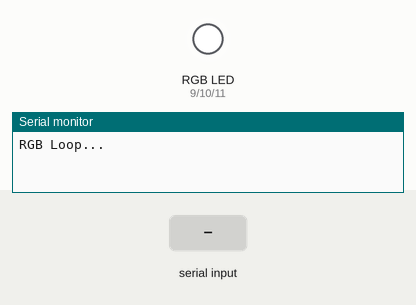
Recording of a sketch running on a simulated Arduino Uno, built with avr-gcc and run on an emulated ATmega328P. Shown: an RGB LED mixed from three pins (HIGH = lit), the last lines printed to the serial monitor. The test bench sets the inputs (shaded band). Dim RGB values are drawn brighter than linear.

Above: at 1.2 s.
1.3 s: "RED\n" received over Serial
At 3.8 s:
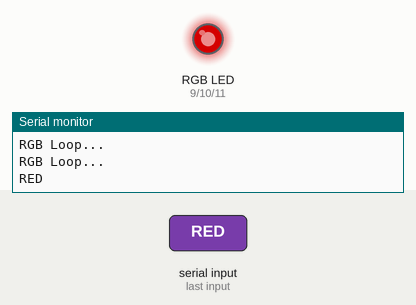
4.3 s: "GREEN\n" received over Serial
At 7.2 s:
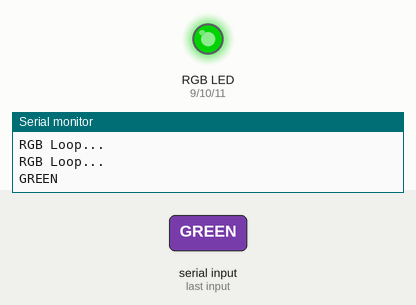
7.3 s: "BLUE\n" received over Serial
At 9.6 s:
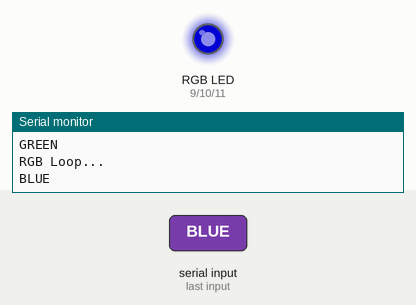
10.3 s: "YELLOW\n" received over Serial
At 13.2 s:
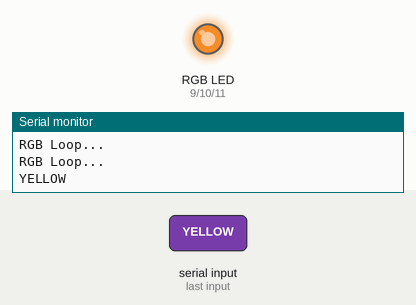
13.3 s: "PINK\n" received over Serial
At 15.4 s:
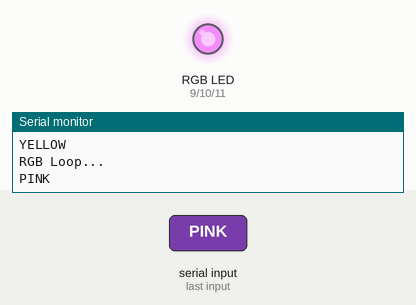
16.3 s: "CYAN\n" received over Serial
At 19.7 s:
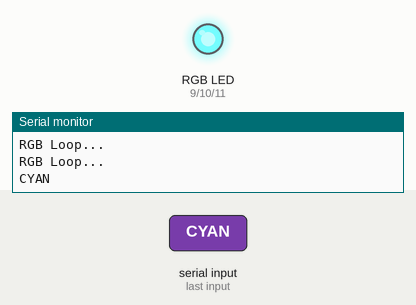
Timing chart, 0 to 20.3 s (numbered marks = the images above; inputs shaded):
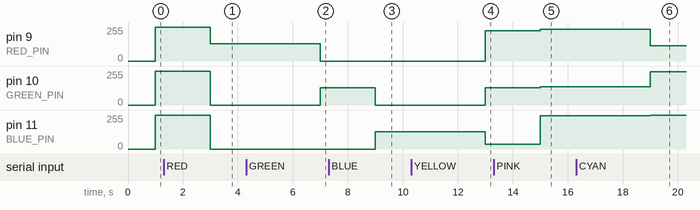

The sketch:

rgb.ino
```cpp
#include "rgb.h"
const int RED_PIN = 9;
const int GREEN_PIN = 10;
const int BLUE_PIN = 11;
RGB rgb;
String msg;

void setup() {
  // put your setup code here, to run once:
  Serial.begin(9600);
  pinMode(RED_PIN, OUTPUT);
  pinMode(GREEN_PIN, OUTPUT);
  pinMode(BLUE_PIN, OUTPUT);
}

// Function to set the color of the RGB LED
void setColor(int red, int green, int blue) {
    // Write PWM value for red, green, and blue to the RGB LED
    analogWrite(RED_PIN, red);
    analogWrite(GREEN_PIN, green);
    analogWrite(BLUE_PIN, blue);
}

void loop() {
  // put your main code here, to run repeatedly:
  Serial.println("RGB Loop...");
  if(Serial.available() > 0) {
    msg = Serial.readStringUntil('\n');
    msg.trim();
    Serial.println(msg);
  }

  char* tMsg = new char[msg.length() + 1];
  for(int i = 0; i < msg.length(); i++) {
    tMsg[i] = msg[i];
  }
  tMsg[msg.length()] = '\0';
  rgb.setColor(tMsg);

  delay(1000);
  analogWrite(RED_PIN, rgb.getRed());
  analogWrite(BLUE_PIN, rgb.getBlue());
  analogWrite(GREEN_PIN, rgb.getGreen());
  delay(1000);
  delete tMsg;

}
```

rgb.cpp
```cpp
#include "rgb.h"
#include <ctype.h>
#include <string.h>

enum class Color {
    red,
    green,
    blue,
    yellow,
    pink,
    cyan,
    white
};

int RGB::getRed() {
    return red;
}

int RGB::getBlue() {
    return blue;
}

int RGB::getGreen() {
    return green;
}

Color hashString(const char* str) {
    if(strcmp(str, "RED") == 0) return Color::red;
    if(strcmp(str, "GREEN") == 0) return Color::green;
    if(strcmp(str, "BLUE") == 0) return Color::blue;
    if(strcmp(str, "YELLOW") == 0) return Color::yellow;
    if(strcmp(str, "PINK") == 0) return Color::pink;
    if(strcmp(str, "CYAN") == 0) return Color::cyan;
    return Color::white;
}


void RGB::setColor(char* s) {
    for(int i = 0; s[i] != '\0'; i++) s[i] = static_cast<char>(toupper(static_cast<unsigned char>(s[i])));
    switch(hashString(s)) {
        case Color::red :
            red = 128;
            blue = 0;
            green = 0;
            break;
            case Color::green :
            red = 0;
            green = 128;
            blue = 0;
            break;
        case Color::blue :
            red = 0;
            green = 0;
            blue = 128;
            break;
        case Color::yellow :
            red = 226;
            green = 128;
            blue = 37;
            break;
        case Color::pink :
            red = 238;
            green = 138;
            blue = 248;
            break;
        case Color::cyan :
            red = 115;
            green = 251;
            blue = 253;
            break;
        default:
            red = 255;
            green = 255;
            blue = 255;
            break;
    }
}
```

rgb.h
```cpp
#ifndef RGB_H
#define RGB_H
class RGB {
private:
    int red;
    int blue;
    int green;
public:
    RGB() : red(0), blue(0), green(0) {}

    int getRed();
    int getBlue();
    int getGreen();
    void setColor(char* color);
};

#endif
```

Measured:
- after the input at 1.3 s, pin 9 (RED_PIN): 255/255 → 128/255 after 1.7 s; pin 10 (GREEN_PIN), pin 11 (BLUE_PIN): 255/255 → 0/255 after 1.7 s
- after the input at 4.3 s, pin 9 (RED_PIN): 128/255 → 0/255 after 2.7 s; pin 10 (GREEN_PIN): 0/255 → 128/255 after 2.7 s
- after the input at 7.3 s, pin 10 (GREEN_PIN): 128/255 → 0/255 after 1.7 s; pin 11 (BLUE_PIN): 0/255 → 128/255 after 1.7 s
- after the input at 10.3 s, pin 9 (RED_PIN): 0/255 → 226/255 after 2.7 s; pin 10 (GREEN_PIN): 0/255 → 128/255 after 2.7 s; pin 11 (BLUE_PIN): 128/255 → 37/255 after 2.7 s
- after the input at 13.3 s, pin 9 (RED_PIN): 226/255 → 238/255 after 1.7 s; pin 10 (GREEN_PIN): 128/255 → 138/255 after 1.7 s; pin 11 (BLUE_PIN): 37/255 → 248/255 after 1.7 s
- after the input at 16.3 s, pin 9 (RED_PIN): 238/255 → 115/255 after 2.7 s; pin 10 (GREEN_PIN): 138/255 → 251/255 after 2.7 s; pin 11 (BLUE_PIN): 248/255 → 253/255 after 2.7 s
